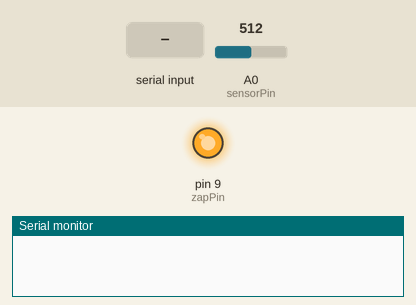
Recording of a sketch running on a simulated Arduino Uno, built with avr-gcc and run on an emulated ATmega328P. Shown: output pins drawn as LEDs (lit = HIGH), the last lines printed to the serial monitor. Inputs (shaded band) come from the test bench; at power-on: A0 (sensorPin) = 512.

Above: at 0.01 s.
At 1.9 s:
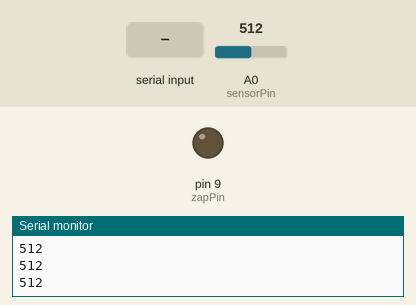
2.0 s: "Z" received over Serial
At 2.2 s:
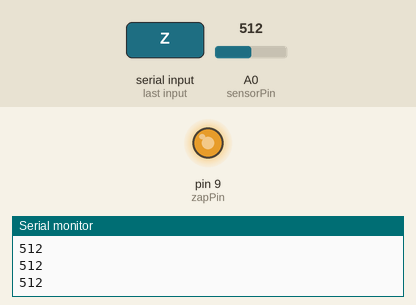
Timing chart, 0 to 5.0 s (numbered marks = the images above; inputs shaded):
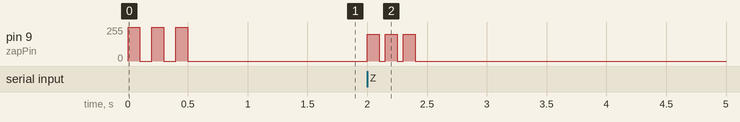

The sketch:

sEMG_realtime_monitor.ino
```cpp
/*
 * sEMG Real-time Monitoring for Scroll Detection
 *
 * This sketch continuously streams sensor data for real-time classification
 * Simpler than the data collection sketch - just reads and transmits
 *
 * Hardware:
 * - Myoware sensor on thumb palm muscle -> A0
 * - Optional: Zap output on pin 9 (PWM for vibration motor or LED)
 */

const int sensorPin = A0;
const int zapPin = 9;  // For vibration motor or other feedback

const int SAMPLE_RATE = 200;  // 200 Hz
const unsigned long SAMPLE_INTERVAL = 1000000 / SAMPLE_RATE;  // microseconds

unsigned long lastSampleTime = 0;

void setup() {
  Serial.begin(115200);
  pinMode(sensorPin, INPUT);
  pinMode(zapPin, OUTPUT);

  digitalWrite(zapPin, LOW);

  // Brief startup indicator
  for(int i = 0; i < 3; i++) {
    digitalWrite(zapPin, HIGH);
    delay(100);
    digitalWrite(zapPin, LOW);
    delay(100);
  }

  Serial.println("# sEMG Real-time Monitor Ready");
  Serial.println("# Streaming at 200 Hz");
  Serial.println("# Send 'Z' to trigger zap test");
  delay(100);
}

void loop() {
  // Check for commands from Python
  if (Serial.available() > 0) {
    char cmd = Serial.read();
    if (cmd == 'Z' || cmd == 'z') {
      triggerZap();
    }
  }

  // Sample at fixed rate
  unsigned long currentMicros = micros();
  if (currentMicros - lastSampleTime >= SAMPLE_INTERVAL) {
    lastSampleTime = currentMicros;

    int sensorValue = analogRead(sensorPin);
    Serial.println(sensorValue);
  }
}

void triggerZap() {
  // Zap feedback - vibration pulse or LED flash
  // Adjust intensity and duration as needed

  // Vibration pulse pattern
  for(int i = 0; i < 3; i++) {
    analogWrite(zapPin, 200);  // PWM for vibration motor (0-255)
    delay(100);
    analogWrite(zapPin, 0);
    delay(50);
  }

  Serial.println("# Zap delivered!");
}
```

Measured:
- after the input at 2.0 s, pin 9 (zapPin): 0/255 → 200/255 at once, → 0/255 0.40 s later
